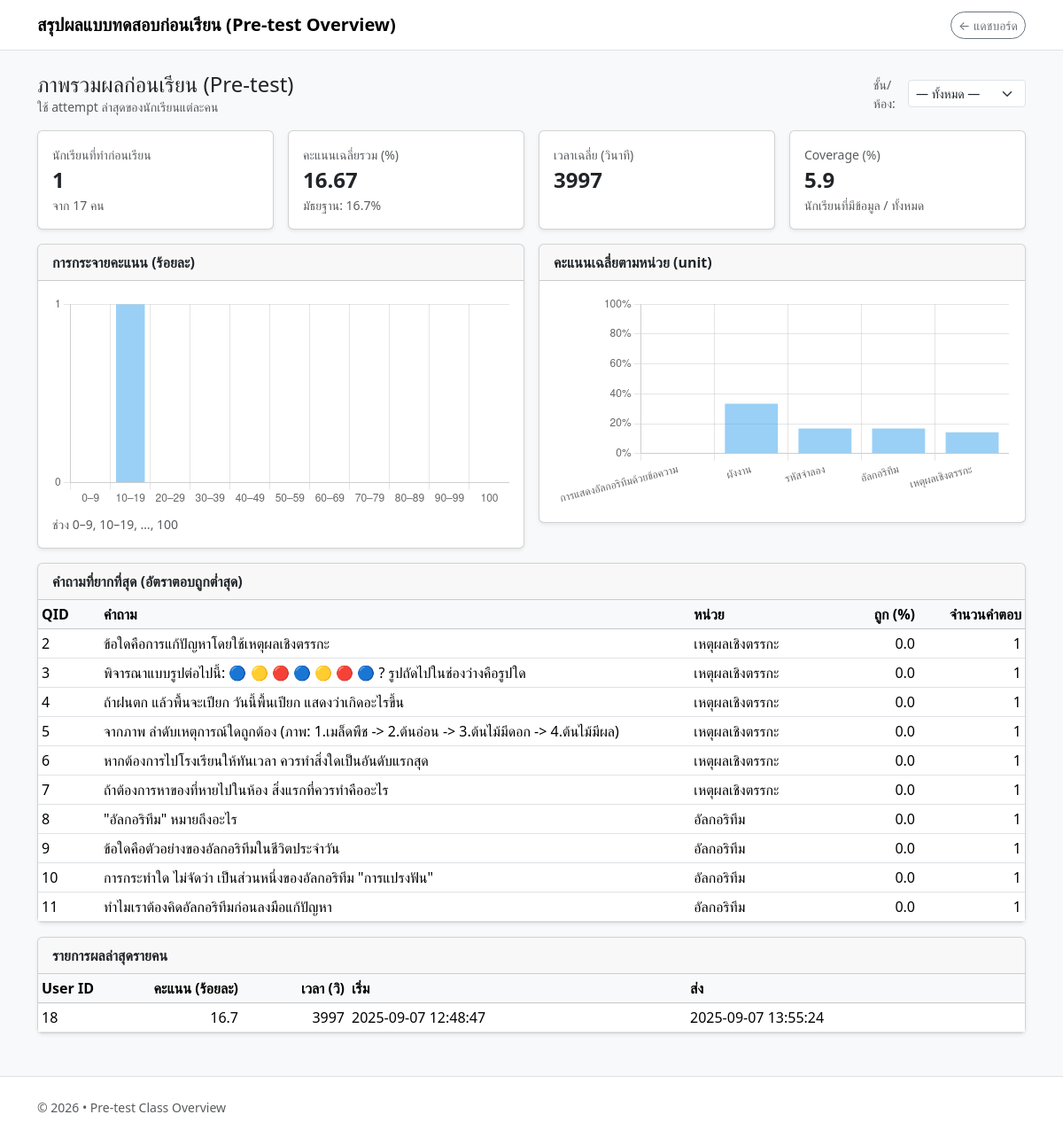
Screenshot of /pages/pretest_overview.php (signed in) with the database file from the repository.
### tables this page shows
CREATE TABLE `questions` (
  `id` int NOT NULL,
  `text` varchar(500) NOT NULL,
  `image_path` varchar(255) DEFAULT NULL,
  `unit` varchar(50) NOT NULL,
  `difficulty` tinyint DEFAULT '1',
  `active` tinyint DEFAULT '1'
);

CREATE TABLE `test_attempts` (
  `id` int NOT NULL,
  `user_id` int NOT NULL,
  `test_type` enum('pre','post') NOT NULL,
  `score` int NOT NULL,
  `max_score` int NOT NULL,
  `started_at` datetime NOT NULL,
  `submitted_at` datetime NOT NULL,
  `duration_seconds` int NOT NULL
);

### pages/pretest_overview.php (the view, shortened to what this page needs)
<?php
$BASE_DIR = dirname(__DIR__);
require_once $BASE_DIR . '/includes/db.php';
$SITE_TITLE = 'สรุปผลแบบทดสอบก่อนเรียน (Pre-test Overview)';
function stmt_fetch_all_assoc(mysqli_stmt $stmt): array {
  if (method_exists($stmt, 'get_result')) {
    $res = @$stmt->get_result();
    if ($res) return $res->fetch_all(MYSQLI_ASSOC);
  }
  $data = [];
  return $data;
}
function has_table(mysqli $conn, string $table): bool {
  $t = $conn->real_escape_string($table);
  $res = $conn->query("SHOW TABLES LIKE '{$t}'");
  return (bool)($res && $res->num_rows);
}
function has_column(mysqli $conn, string $table, string $col): bool {
  $t = $conn->real_escape_string($table);
  $c = $conn->real_escape_string($col);
  $res = $conn->query("SHOW COLUMNS FROM `{$t}` LIKE '{$c}'");
  return (bool)($res && $res->num_rows);
}
function findDashboardUrl(): string {
  foreach (['../dashboard.php','dashboard.php','../index.php','index.php'] as $p) {
    $abs = realpath(__DIR__ . '/' . $p);
    if ($abs && is_file($abs)) return $p;
  }
  return 'javascript:history.back()';
}
$classCol = has_table($conn,'users') && has_column($conn,'users','class_level') ? 'class_level' : null;
$classOptions = [];
if ($classCol) {
  $sql = "SELECT DISTINCT `$classCol` AS c FROM users WHERE role='student' AND `$classCol` IS NOT NULL AND `$classCol`<>'' ORDER BY c";
  if ($rs = $conn->query($sql)) while ($r = $rs->fetch_assoc()) $classOptions[] = $r['c'];
}
$studentIds = [];
if (has_table($conn,'users')) {
  $where = "WHERE role='student'";
  $sqlStu = "SELECT id FROM users $where";
  if ($rs = $conn->query($sqlStu)) while ($r = $rs->fetch_assoc()) $studentIds[] = (int)$r['id'];
}
$totalStudentsEligible = count($studentIds);
$limitScopeByUsers = $totalStudentsEligible > 0;
$latestAttemptIds = [];
$attemptRows = [];
if ($limitScopeByUsers) {
  $chunkSize = 500;
  foreach (array_chunk($studentIds, $chunkSize) as $chunk) {
    $place = implode(',', array_fill(0, count($chunk), '?'));
    $types = str_repeat('i', count($chunk));
    $sql = "SELECT user_id, MAX(id) AS max_id
            FROM test_attempts
            WHERE test_type='pre' AND user_id IN ($place)
            GROUP BY user_id";
    $stmt = $conn->prepare($sql);
    $params = []; $params[] = &$types;
    foreach ($chunk as $i => $v) { $params[] = &$chunk[$i]; }
    call_user_func_array([$stmt, 'bind_param'], $params);
    $stmt->execute();
    $rows = stmt_fetch_all_assoc($stmt);
    foreach ($rows as $r) $latestAttemptIds[] = (int)$r['max_id'];
  }
}
$latestAttemptIds = array_values(array_unique(array_filter($latestAttemptIds)));
$studentsWithPre = count($latestAttemptIds);
if ($latestAttemptIds) {
  foreach (array_chunk($latestAttemptIds, 500) as $chunk) {
    $place = implode(',', array_fill(0, count($chunk), '?'));
    $types = str_repeat('i', count($chunk));
    $sql = "SELECT id, user_id, score, max_score, duration_seconds, started_at, submitted_at
            FROM test_attempts WHERE id IN ($place)";
    $stmt = $conn->prepare($sql);
    $params = []; $params[] = &$types;
    foreach ($chunk as $i => $v) { $params[] = &$chunk[$i]; }
    call_user_func_array([$stmt, 'bind_param'], $params);
    $stmt->execute();
    $rows = stmt_fetch_all_assoc($stmt);
    foreach ($rows as $r) {
      $attemptRows[(int)$r['id']] = [
        'user_id' => (int)$r['user_id'],
        'score'   => (int)$r['score'],
        'max'     => max(1, (int)$r['max_score']),
        'secs'    => max(0, (int)$r['duration_seconds']),
        'started' => (string)$r['started_at'],
        'ended'   => (string)$r['submitted_at'],
      ];
    }
  }
}
$percents = []; $durations = [];
foreach ($attemptRows as $att) {
  $pct = round($att['score'] * 100.0 / $att['max'], 2);
  $percents[] = $pct;
  $durations[] = $att['secs'];
}
sort($percents);
$overallAvgPct = $percents ? round(array_sum($percents)/count($percents), 2) : null;
function percentile(array $arr, float $p): ?float {
  $n = count($arr);
  $idx = ($n - 1) * $p;
  $lo = (int)floor($idx); $hi = (int)ceil($idx);
  if ($lo === $hi) return (float)$arr[$lo];
  return (float)($arr[$lo] + ($idx - $lo) * ($arr[$hi] - $arr[$lo]));
}
$p50 = percentile($percents, 0.5);
$avgSecs = $durations ? round(array_sum($durations)/count($durations), 2) : null;
$bins = array_fill(0, 11, 0);
foreach ($percents as $p) {
  $b = (int)floor($p / 10.0);
  $bins[$b]++;
}
$binLabels = ['0–9','10–19','20–29','30–39','40–49','50–59','60–69','70–79','80–89','90–99','100'];
$questionStats = [];
if ($latestAttemptIds) {
  foreach (array_chunk($latestAttemptIds, 500) as $chunk) {
    $place = implode(',', array_fill(0, count($chunk), '?'));
    $types = str_repeat('i', count($chunk));
    $sql = "SELECT question_id, SUM(is_correct) AS c, COUNT(*) AS n
            FROM test_answers
            WHERE attempt_id IN ($place)
            GROUP BY question_id";
    $stmt = $conn->prepare($sql);
    $params = []; $params[] = &$types;
    foreach ($chunk as $i => $v) { $params[] = &$chunk[$i]; }
    call_user_func_array([$stmt, 'bind_param'], $params);
    $stmt->execute();
    $rows = stmt_fetch_all_assoc($stmt);
    foreach ($rows as $r) {
      $qid = (int)$r['question_id'];
      $c = (int)$r['c']; $n = max(1, (int)$r['n']);
      if (!isset($questionStats[$qid])) $questionStats[$qid] = ['correct'=>0,'total'=>0];
      $questionStats[$qid]['correct'] += $c;
      $questionStats[$qid]['total']   += $n;
    }
  }
}
$hardest = [];
if ($questionStats) {
  $qids = array_keys($questionStats);
  foreach (array_chunk($qids, 500) as $chunk) {
    $place = implode(',', array_fill(0, count($chunk), '?'));
    $types = str_repeat('i', count($chunk));
    $sql = "SELECT id, `text`, COALESCE(`unit`,'') AS unit FROM questions WHERE id IN ($place)";
    $stmt = $conn->prepare($sql);
    $params = []; $params[] = &$types;
    foreach ($chunk as $i => $v) { $params[] = &$chunk[$i]; }
    call_user_func_array([$stmt, 'bind_param'], $params);
    $stmt->execute();
    $rows = stmt_fetch_all_assoc($stmt);
    foreach ($rows as $r) {
      $qid = (int)$r['id'];
      $q = $questionStats[$qid];
      $pct = round($q['correct'] * 100.0 / max(1, $q['total']), 1);
      $hardest[$qid] = [
        'qid'  => $qid,
        'text' => (string)$r['text'],
        'unit' => (string)$r['unit'],
        'pct'  => $pct,
        'n'    => (int)$q['total'],
      ];
    }
  }
  usort($hardest, function($a,$b){
    if ($a['pct'] === $b['pct']) return $a['qid'] <=> $b['qid'];
    return $a['pct'] < $b['pct'] ? -1 : 1;
  });
  $hardest = array_slice($hardest, 0, 10);
}
$unitAgg = [];
if ($questionStats) {
  $qidToUnit = [];
  foreach ($hardest as $h) $qidToUnit[$h['qid']] = $h['unit'];
  $missing = array_diff(array_keys($questionStats), array_keys($qidToUnit));
  if ($missing) {
    foreach (array_chunk($missing, 500) as $chunk) {
      $place = implode(',', array_fill(0, count($chunk), '?'));
      $sql = "SELECT id, COALESCE(`unit`,'') AS unit FROM questions WHERE id IN ($place)";
      $stmt = $conn->prepare($sql);
      $stmt->execute();
      $rows = stmt_fetch_all_assoc($stmt);
      foreach ($rows as $r) $qidToUnit[(int)$r['id']] = (string)$r['unit'];
    }
  }
  foreach ($questionStats as $qid => $q) {
    $unit = $qidToUnit[$qid] ?? '';
    $pct = $q['correct'] * 100.0 / max(1, $q['total']);
    if (!isset($unitAgg[$unit])) $unitAgg[$unit] = ['sum'=>0,'n'=>0];
    $unitAgg[$unit]['sum'] += $pct;
    $unitAgg[$unit]['n']   += 1;
  }
}
ksort($unitAgg);
$dashboardUrl = findDashboardUrl();
$histLabels = $binLabels;
$histData   = $bins;
$unitLabels = []; $unitPcts = [];
foreach ($unitAgg as $u => $ag) {
  $unitLabels[] = $u === '' ? 'ไม่ระบุหน่วย' : $u;
  $unitPcts[]   = round($ag['sum'] / max(1,$ag['n']), 1);
}
?>
<!doctype html>
<html lang="th">
<head>
  <link href="https://cdn.jsdelivr.net/npm/bootstrap@5.3.3/dist/css/bootstrap.min.css" rel="stylesheet">
</head>
<body class="bg-light">
<nav class="navbar navbar-expand-lg bg-white border-bottom sticky-top">
  <div class="container">
    <span class="navbar-brand fw-bold"><?= htmlspecialchars($SITE_TITLE) ?></span>
    <div class="ms-auto d-flex align-items-center gap-2">
      <a href="<?= htmlspecialchars($dashboardUrl) ?>" class="btn btn-outline-secondary btn-sm rounded-pill">← แดชบอร์ด</a>
    </div>
  </div>
</nav>
<div class="container my-4">
  <div class="d-flex flex-wrap align-items-center justify-content-between mb-3">
    <div>
      <h4 class="mb-0">ภาพรวมผลก่อนเรียน (Pre-test)</h4>
      <div class="text-muted small">ใช้ attempt ล่าสุดของนักเรียนแต่ละคน</div>
    </div>
    <?php if (!empty($classOptions)): ?>
      <form method="get" class="d-flex align-items-center gap-2">
        <label class="small text-muted">ชั้น/ห้อง:</label>
        <select name="class" class="form-select form-select-sm" onchange="this.form.submit()">
          <option value="">— ทั้งหมด —</option>
        </select>
      </form>
    <?php endif; ?>
  </div>
  <?php if (empty($latestAttemptIds)): ?>
    <div class="alert alert-secondary">ยังไม่พบข้อมูลแบบทดสอบก่อนเรียนในขอบเขตที่เลือก</div>
  <?php else: ?>
    <div class="row g-3 mb-3">
      <div class="col-6 col-lg-3">
        <div class="card shadow-sm h-100">
          <div class="card-body">
            <div class="text-muted small">นักเรียนที่ทำก่อนเรียน</div>
            <div class="fs-4 fw-bold"><?= (int)$studentsWithPre ?></div>
            <div class="small text-muted">จาก <?= $limitScopeByUsers ? (int)$totalStudentsEligible : (int)$studentsWithPre ?> คน</div>
          </div>
        </div>
      </div>
      <div class="col-6 col-lg-3">
        <div class="card shadow-sm h-100">
          <div class="card-body">
            <div class="text-muted small">คะแนนเฉลี่ยรวม (%)</div>
            <div class="fs-4 fw-bold"><?= is_null($overallAvgPct)?'–':$overallAvgPct ?></div>
            <div class="small text-muted">มัธยฐาน: <?= is_null($p50)?'–':round($p50,1) ?>%</div>
          </div>
        </div>
      </div>
      <div class="col-6 col-lg-3">
        <div class="card shadow-sm h-100">
          <div class="card-body">
            <div class="text-muted small">เวลาเฉลี่ย (วินาที)</div>
            <div class="fs-4 fw-bold"><?= is_null($avgSecs)?'–':$avgSecs ?></div>
          </div>
        </div>
      </div>
      <div class="col-6 col-lg-3">
        <div class="card shadow-sm h-100">
          <div class="card-body">
            <div class="text-muted small">Coverage (%)</div>
            <div class="fs-4 fw-bold">
              <?php
                if ($limitScopeByUsers && $totalStudentsEligible>0) {
                  echo round(($studentsWithPre / $totalStudentsEligible)*100, 1);
                } else {
                  echo '100.0';
                }
              ?>
            </div>
            <div class="small text-muted">นักเรียนที่มีข้อมูล / ทั้งหมด</div>
          </div>
        </div>
      </div>
    </div>
    <div class="row g-3 mb-3">
      <div class="col-lg-6">
        <div class="card shadow-sm">
          <div class="card-header fw-semibold">การกระจายคะแนน (ร้อยละ)</div>
          <div class="card-body">
            <canvas id="chartHist" height="140"></canvas>
            <div class="small text-muted mt-2">ช่วง 0–9, 10–19, …, 100</div>
          </div>
        </div>
      </div>
      <div class="col-lg-6">
        <div class="card shadow-sm">
          <div class="card-header fw-semibold">คะแนนเฉลี่ยตามหน่วย (unit)</div>
          <div class="card-body">
            <?php if ($unitLabels): ?>
              <canvas id="chartUnit" height="140"></canvas>
            <?php else: ?>
              <div class="text-muted">ยังไม่มีการแมปหน่วย (unit) ในตารางคำถาม</div>
            <?php endif; ?>
          </div>
        </div>
      </div>
    </div>
    <div class="card shadow-sm mb-3">
      <div class="card-header fw-semibold">คำถามที่ยากที่สุด (อัตราตอบถูกต่ำสุด)</div>
      <div class="card-body p-0">
        <div class="table-responsive">
          <table class="table table-sm align-middle mb-0">
            <thead class="table-light">
              <tr>
                <th style="width:70px;">QID</th>
                <th>คำถาม</th>
                <th>หน่วย</th>
                <th class="text-end" style="width:140px;">ถูก (%)</th>
                <th class="text-end" style="width:120px;">จำนวนคำตอบ</th>
              </tr>
            </thead>
            <tbody>
              <?php foreach ($hardest as $h): ?>
                <tr>
                  <td><?= (int)$h['qid'] ?></td>
                  <td><?= htmlspecialchars(mb_strimwidth($h['text'], 0, 140, '…','UTF-8')) ?></td>
                  <td><?= htmlspecialchars($h['unit'] ?: '—') ?></td>
                  <td class="text-end"><?= number_format($h['pct'],1) ?></td>
                  <td class="text-end"><?= (int)$h['n'] ?></td>
                </tr>
              <?php endforeach; if (!$hardest): ?>
                <tr><td colspan="5" class="text-center text-muted py-3">ยังไม่มีข้อมูลเพียงพอ</td></tr>
              <?php endif; ?>
            </tbody>
          </table>
        </div>
      </div>
    </div>
    <div class="card shadow-sm">
      <div class="card-header fw-semibold">รายการผลล่าสุดรายคน</div>
      <div class="card-body p-0">
        <div class="table-responsive">
          <table class="table table-sm align-middle mb-0">
            <thead class="table-light">
              <tr>
                <th style="width:90px;">User ID</th>
                <th class="text-end" style="width:140px;">คะแนน (ร้อยละ)</th>
                <th class="text-end" style="width:120px;">เวลา (วิ)</th>
                <th>เริ่ม</th>
                <th>ส่ง</th>
              </tr>
            </thead>
            <tbody>
              <?php
              $rowsMini = [];
              foreach ($attemptRows as $aid => $a) {
                $rowsMini[] = [
                  'user_id'=>$a['user_id'],
                  'pct'=>round($a['score']*100.0/$a['max'],1),
                  'secs'=>$a['secs'],
                  'start'=>$a['started'],
                  'end'=>$a['ended'],
                ];
              }
              usort($rowsMini, fn($x,$y)=> $y['pct']<=>$x['pct']);
              foreach ($rowsMini as $r):
              ?>
                <tr>
                  <td><?= (int)$r['user_id'] ?></td>
                  <td class="text-end"><?= number_format($r['pct'],1) ?></td>
                  <td class="text-end"><?= (int)$r['secs'] ?></td>
                  <td><?= htmlspecialchars($r['start']) ?></td>
                  <td><?= htmlspecialchars($r['end']) ?></td>
                </tr>
              <?php endforeach; ?>
            </tbody>
          </table>
        </div>
      </div>
    </div>
  <?php endif; ?>
</div>
<footer class="py-4 mt-5 bg-white border-top">
  <div class="container small text-muted">© <?= date('Y') ?> • Pre-test Class Overview</div>
</footer>
<script>
(function(){
  const histLabels = <?= json_encode($histLabels, JSON_UNESCAPED_UNICODE) ?>;
  const histData   = <?= json_encode($histData) ?>;
  const unitLabels = <?= json_encode($unitLabels, JSON_UNESCAPED_UNICODE) ?>;
  const unitPcts   = <?= json_encode($unitPcts) ?>;
  function ctx(id){ const el=document.getElementById(id); return el?el.getContext('2d'):null; }
  const ch1 = ctx('chartHist');
  if (ch1) new Chart(ch1, {
    type:'bar',
    data:{ labels: histLabels, datasets:[{ label:'จำนวนคน', data: histData }] },
    options:{
      responsive:true,
      scales:{ y:{ beginAtZero:true, ticks:{ precision:0 } } },
      plugins:{ legend:{ display:false } }
    }
  });
  const ch2 = ctx('chartUnit');
  if (ch2 && unitLabels && unitLabels.length) new Chart(ch2, {
    type:'bar',
    data:{ labels: unitLabels, datasets:[{ label:'เปอร์เซ็นต์ถูกเฉลี่ย', data: unitPcts }] },
    options:{
      responsive:true,
      scales:{ y:{ beginAtZero:true, max:100, ticks:{ callback:v=>v+'%' } } },
      plugins:{ legend:{ display:false } }
    }
  });
})();
</script>
</body>
</html>

### rows the page displays
questions: id "7", text "ถ้าต้องการหาของที่หายไปในห้อง สิ่งแรกที่ควรทำคืออะไร", unit "เหตุผลเชิงตรรกะ", pct "0.0", n "1"
questions: id "8", text "\"อัลกอริทึม\" หมายถึงอะไร", unit "อัลกอริทึม", pct "0.0", n "1"
questions: id "9", text "ข้อใดคือตัวอย่างของอัลกอริทึมในชีวิตประจำวัน", unit "อัลกอริทึม", pct "0.0", n "1"
questions: id "11", text "ทำไมเราต้องคิดอัลกอริทึมก่อนลงมือแก้ปัญหา", unit "อัลกอริทึม", pct "0.0", n "1"
test_attempts: user "18", pct "16.7", duration_seconds "3997", started_at "2025-09-07 12:48:47", submitted_at "2025-09-07 13:55:24"

### other values shown
$SITE_TITLE "สรุปผลแบบทดสอบก่อนเรียน (Pre-test Overview)"
$studentsWithPre "1"
$totalStudentsEligible "17"
$overallAvgPct "16.67"
$p50 "16.7"
$avgSecs "3997"
$h['qid'] "2"
mb_strimwidth($h['text'], 0, 140, '…','UTF-8') "ข้อใดคือการแก้ปัญหาโดยใช้เหตุผลเชิงตรรกะ"
$h['unit'] ?: '—' "เหตุผลเชิงตรรกะ"
$h['pct'] "0.0"
$h['n'] "1"
$h['qid'] "3"
mb_strimwidth($h['text'], 0, 140, '…','UTF-8') "พิจารณาแบบรูปต่อไปนี้: 🔵 🟡 🔴 🔵 🟡 🔴 🔵 ? รูปถัดไปในช่องว่างคือรูปใด"
$h['qid'] "4"
mb_strimwidth($h['text'], 0, 140, '…','UTF-8') "ถ้าฝนตก แล้วพื้นจะเปียก วันนี้พื้นเปียก แสดงว่าเกิดอะไรขึ้น"
